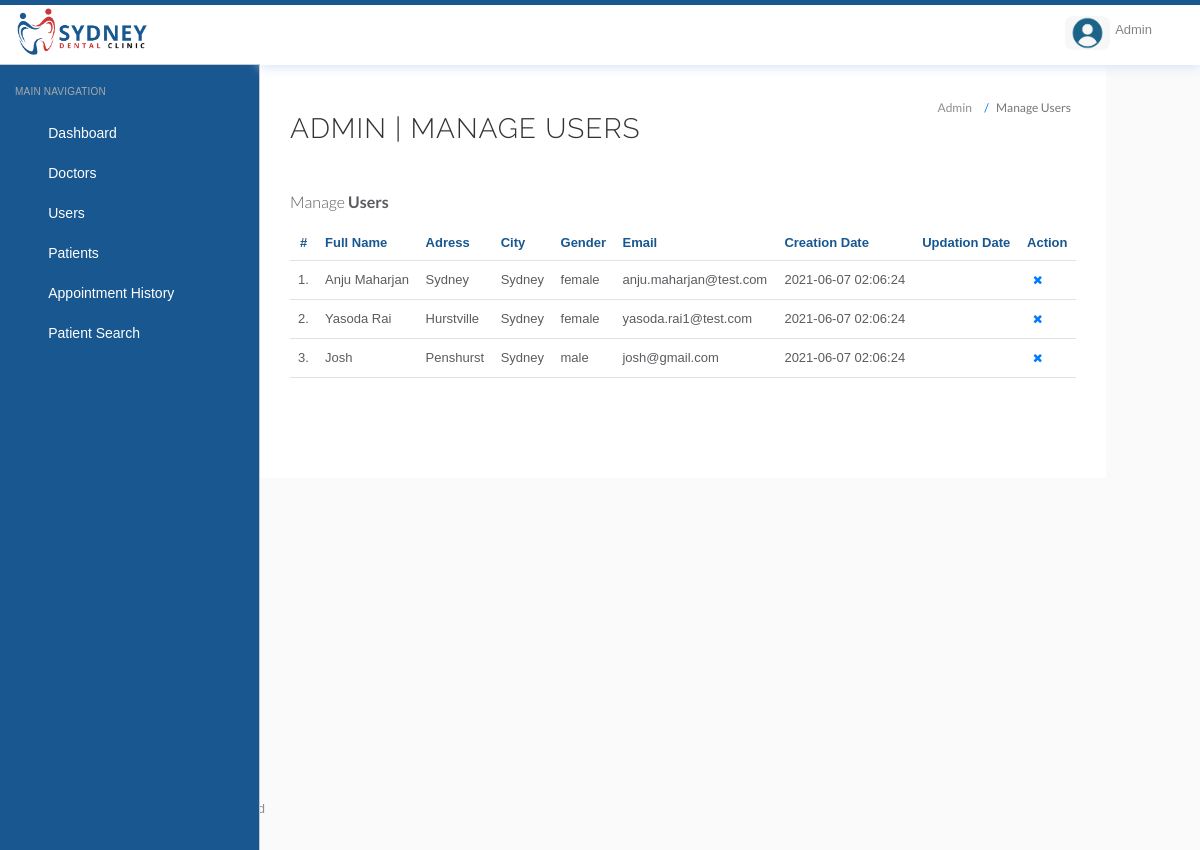
Screenshot of /admin/manage-users.php (signed in) with the database file from the repository.
### tables this page shows
CREATE TABLE IF NOT EXISTS `users` (
  `id` int(11) NOT NULL AUTO_INCREMENT,
  `fullName` varchar(255) DEFAULT NULL,
  `address` longtext,
  `city` varchar(255) DEFAULT NULL,
  `gender` varchar(255) DEFAULT NULL,
  `email` varchar(255) DEFAULT NULL,
  `password` varchar(255) DEFAULT NULL,
  `regDate` timestamp NULL DEFAULT CURRENT_TIMESTAMP,
  `updationDate` timestamp NULL DEFAULT NULL ON UPDATE CURRENT_TIMESTAMP,
  PRIMARY KEY (`id`),
  KEY `email` (`email`)
);

### admin/manage-users.php (the view, shortened to what this page needs)
<?php
include('include/config.php');
?>
<!DOCTYPE html>
<html lang="en">
	<head>
		<link rel="stylesheet" href="vendor/bootstrap/css/bootstrap.min.css">
		<link rel="stylesheet" href="vendor/fontawesome/css/font-awesome.min.css">
		<link rel="stylesheet" href="vendor/themify-icons/themify-icons.min.css">
		<link href="vendor/animate.css/animate.min.css" rel="stylesheet" media="screen">
		<link href="vendor/perfect-scrollbar/perfect-scrollbar.min.css" rel="stylesheet" media="screen">
		<link href="vendor/switchery/switchery.min.css" rel="stylesheet" media="screen">
		<link href="vendor/bootstrap-touchspin/jquery.bootstrap-touchspin.min.css" rel="stylesheet" media="screen">
		<link href="vendor/select2/select2.min.css" rel="stylesheet" media="screen">
		<link href="vendor/bootstrap-datepicker/bootstrap-datepicker3.standalone.min.css" rel="stylesheet" media="screen">
		<link href="vendor/bootstrap-timepicker/bootstrap-timepicker.min.css" rel="stylesheet" media="screen">
			<link rel="stylesheet" href="../assets/css/styles.css">
		<link rel="stylesheet" href="../assets/css/plugins.css">
		<link rel="stylesheet" href="../assets/css/themes/theme-1.css" id="skin_color" />
	</head>
	<body>
		<div id="app">
<?php include('include/sidebar.php');?>
			<div class="app-content">
						<?php include('include/header.php');?>
				<div class="main-content" >
					<div class="wrap-content container" id="container">
						<section id="page-title">
							<div class="row">
								<div class="col-sm-8">
									<h1 class="mainTitle">Admin | Manage Users</h1>
																	</div>
								<ol class="breadcrumb">
									<li>
										<span>Admin</span>
									</li>
									<li class="active">
										<span>Manage Users</span>
									</li>
								</ol>
							</div>
						</section>
						<div class="container-fluid container-fullw bg-white">
									<div class="row">
								<div class="col-md-12">
									<h5 class="over-title margin-bottom-15">Manage <span class="text-bold">Users</span></h5>
									<table class="table table-hover" id="sample-table-1">
										<thead>
											<tr>
												<th class="center">#</th>
												<th>Full Name</th>
												<th class="hidden-xs">Adress</th>
												<th>City</th>
												<th>Gender </th>
												<th>Email </th>
												<th>Creation Date </th>
												<th>Updation Date </th>
												<th>Action</th>
											</tr>
										</thead>
										<tbody>
<?php
$sql=mysqli_query($con,"select * from users");
$cnt=1;
while($row=mysqli_fetch_array($sql))
{
?>
											<tr>
												<td class="center"><?php echo $cnt;?>.</td>
												<td class="hidden-xs"><?php echo $row['fullName'];?></td>
												<td><?php echo $row['address'];?></td>
												<td><?php echo $row['city'];?>
												</td>
												<td><?php echo $row['gender'];?></td>
												<td><?php echo $row['email'];?></td>
												<td><?php echo $row['regDate'];?></td>
												<td><?php echo $row['updationDate'];?>
												</td>
												<td >
												<div class="visible-md visible-lg hidden-sm hidden-xs">
	<a href="manage-users.php?id=<?php echo $row['id']?>&del=delete" onClick="return confirm('Are you sure you want to delete?')"class="btn btn-transparent btn-xs tooltips" tooltip-placement="top" tooltip="Remove"><i class="fa fa-times fa fa-white"></i></a>
												</div>
												</td>
											</tr>
											<?php
$cnt=$cnt+1;
											 }?>
										</tbody>
									</table>
								</div>
							</div>
								</div>
							</div>
						</div>
					</div>
				</div>
	<?php include('include/footer.php');?>
	</body>
</html>

### assets/css/themes/theme-1.css (style rules this page uses)
body { background: #FAFAFA; }

### rows the page displays
users: fullName "Anju Maharjan", address "Sydney", city "Sydney", gender "female", email "anju.maharjan@test.com", regDate "2021-06-07 02:06:24"
users: fullName "Yasoda Rai", address "Hurstville", city "Sydney", gender "female", email "yasoda.rai1@test.com", regDate "2021-06-07 02:06:24"
users: fullName "Josh", address "Penshurst", city "Sydney", gender "male", email "josh@gmail.com", regDate "2021-06-07 02:06:24"
